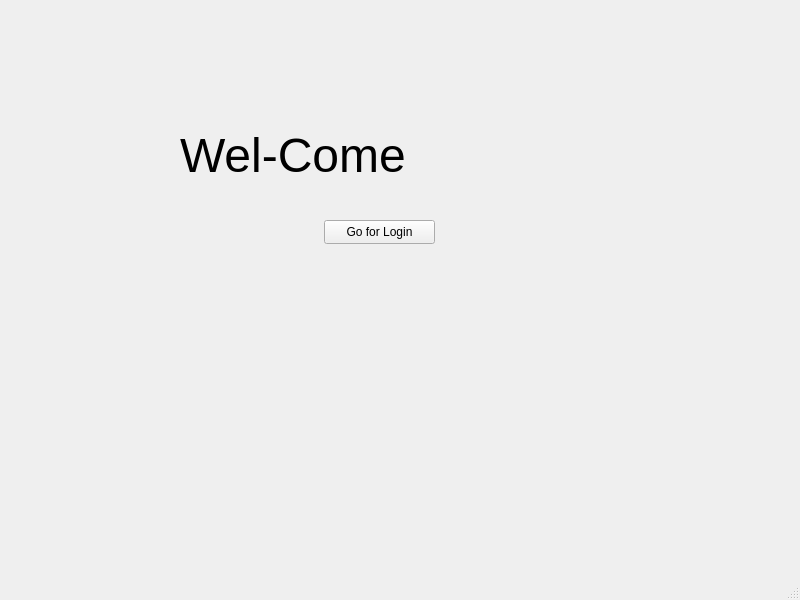
<?xml version="1.0" encoding="UTF-8"?>
<ui version="4.0">
 <class>MainWindow</class>
 <widget class="QMainWindow" name="MainWindow">
  <property name="geometry">
   <rect>
    <x>0</x>
    <y>0</y>
    <width>800</width>
    <height>600</height>
   </rect>
  </property>
  <property name="windowTitle">
   <string>MainWindow</string>
  </property>
  <widget class="QWidget" name="centralwidget">
   <widget class="QLabel" name="label">
    <property name="geometry">
     <rect>
      <x>180</x>
      <y>110</y>
      <width>261</width>
      <height>91</height>
     </rect>
    </property>
    <property name="font">
     <font>
      <pointsize>36</pointsize>
     </font>
    </property>
    <property name="text">
     <string>Wel-Come</string>
    </property>
   </widget>
   <widget class="QPushButton" name="gotologin">
    <property name="geometry">
     <rect>
      <x>324</x>
      <y>220</y>
      <width>111</width>
      <height>24</height>
     </rect>
    </property>
    <property name="text">
     <string>Go for Login</string>
    </property>
   </widget>
  </widget>
  <widget class="QMenuBar" name="menubar">
   <property name="geometry">
    <rect>
     <x>0</x>
     <y>0</y>
     <width>800</width>
     <height>22</height>
    </rect>
   </property>
  </widget>
  <widget class="QStatusBar" name="statusbar"/>
 </widget>
 <resources/>
 <connections/>
</ui>
